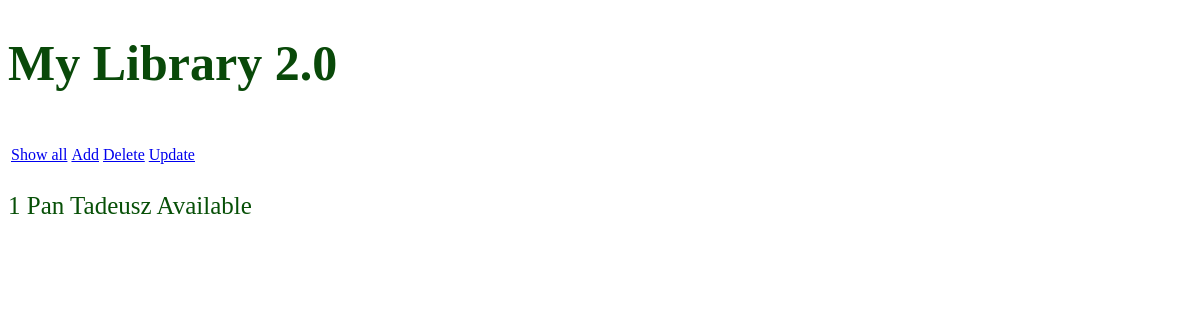
Before: / with the older database file.
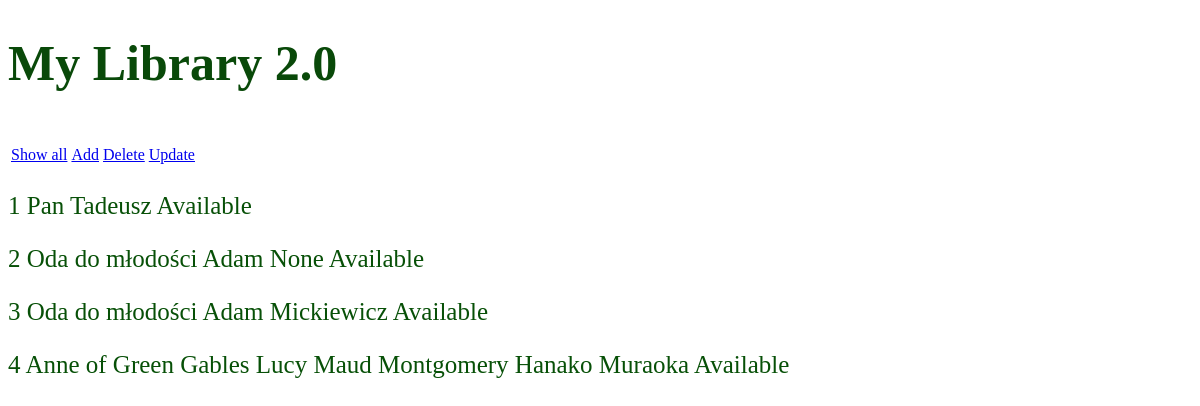
After: the same page with the newer database file.
### app/models.py (models this page shows, shortened)
class Book(db.Model):
    __tablename__  = 'book'
    id = db.Column(db.Integer, primary_key = True)
    title = db.Column(db.String(100), index = True)
    authors = db.relationship('Author', secondary = book_author, backref ='books', lazy = 'dynamic')
    is_available = db.Column(db.Boolean, default=True)

class Author(db.Model):
    __tablename__ = 'author'
    id = db.Column(db.Integer, primary_key = True)
    name = db.Column(db.String(100), unique = False)
    lastName = db.Column(db.String(100), unique = False)
    def __str__(self):
        return f'{self.name} {self.lastName}'

### app/routes.py (the view)
@app.route("/")
def index():
    all_books = Book.query.all()
    return render_template("homepage.html", all_books=all_books)

### app/templates/homepage.html
{% extends "index.html" %}
{% block content %}
{% for book in all_books %}
<div>
   <p>
       {{book.id}} {{ book.title}} {% for author in book.authors.all() %} {{author }} {% endfor %}
       {% if book.is_available %} Available {% else %} Unavailable {% endif %}
   </p>
</div>
{% endfor %}
{% endblock %}

### app/templates/index.html (shortened to what this page needs)
<!DOCTYPE HTML>
<html lang= "en">
    <head>
        <link rel = "stylesheet" href = "{{url_for('static', filename = 'style.css')}}">
    </head>
    <body>
        <h1 class = "intro">My Library 2.0</h1></br>
        <table class = "menu">
            <tr>
                <td><a href = "./">Show all</a></td>
                <td><a href = "./add">Add</a></td>
                <td><a href = "./delete">Delete</a></td>
                <td><a href = "./find_book">Update</a></td>
            </tr>
        </table>
        {% block content %}
        {% endblock %}
    </body>
</html>

### app/static/style.css (style rules this page uses)
h1 { font-size: 50px; color: rgb(9, 73, 9); }
p { font-size:25px; color:rgb(7, 80, 7) }

Changed rows visible on the page:
added Book: id "2", title "Oda do młodości", is_available "Available"
added Author: name+lastName "Adam None", shown under "2"
added Book: id "3", title "Oda do młodości", is_available "Available"
now on this page (row unchanged): Author: name+lastName "Adam Mickiewicz", shown under "3"
added Book: id "4", title "Anne of Green Gables", is_available "Available"
added Author: name+lastName "Lucy Maud Montgomery", shown under "4"
added Author: name+lastName "Hanako Muraoka", shown under "4"
